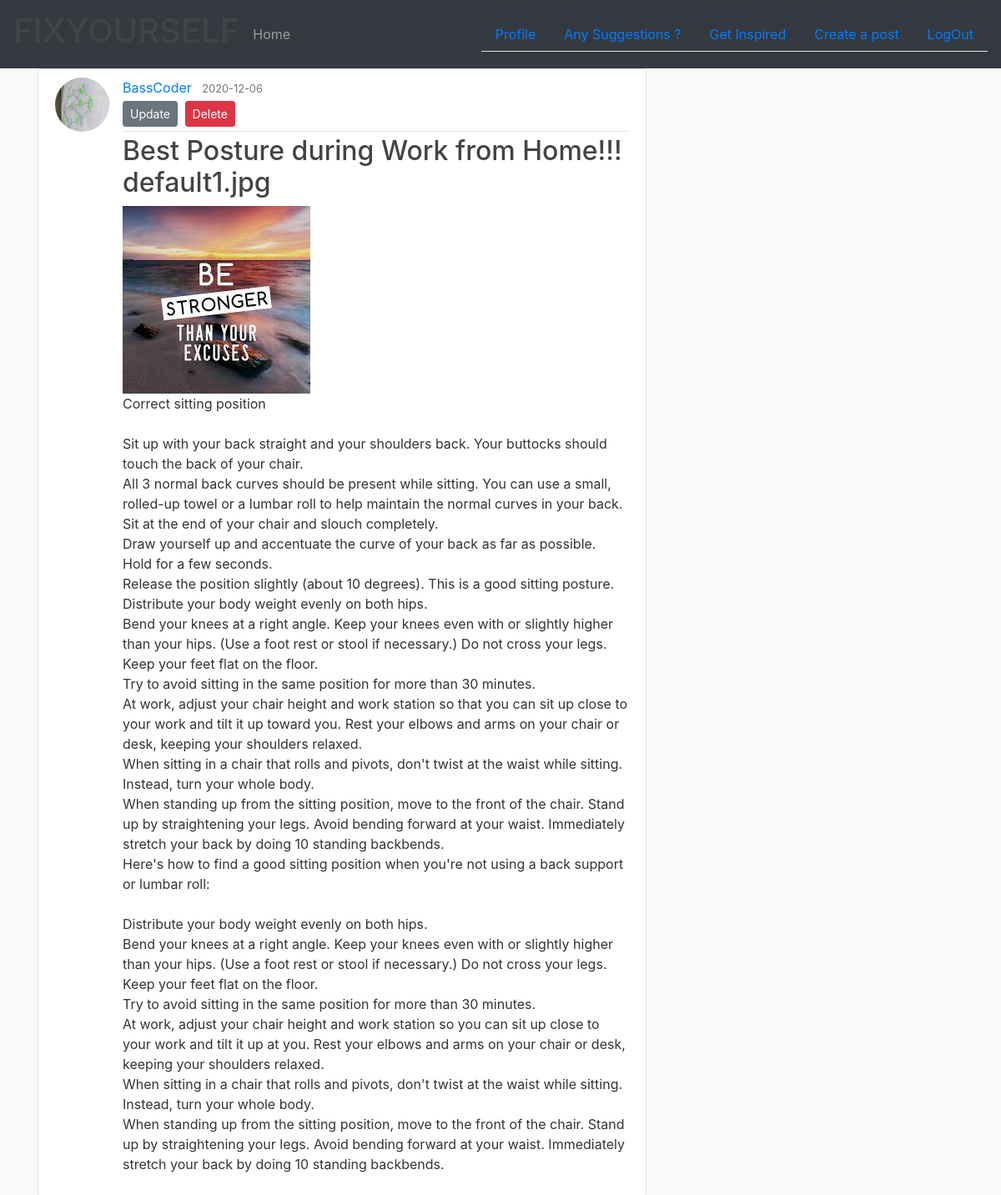
Page /post/2 (signed in) on the earlier database version.
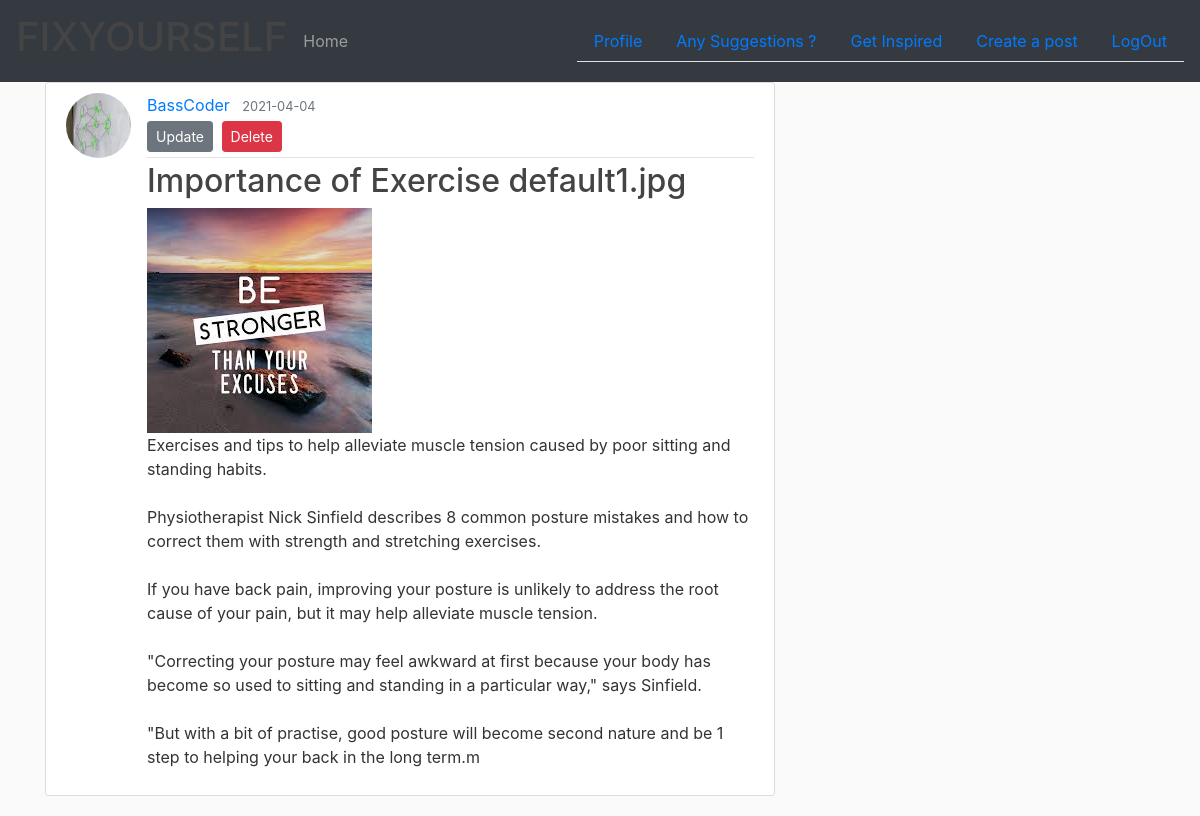
Same page on the later database version.
### se_hackethon_project/models.py (models this page shows, shortened)
class Post(db.Model):
    id = db.Column(db.Integer,primary_key = True)
    title = db.Column(db.String(100),nullable = False)
    date_posted = db.Column(db.DateTime,nullable = False,default = datetime.utcnow)
    content = db.Column(db.Text,nullable=False)
    image_file = db.Column(db.String(20),nullable=False,default = 'default1.jpg')
    user_id = db.Column(db.Integer, db.ForeignKey('user.id'), nullable=False)

### se_hackethon_project/routes.py (the view)
@app.route("/post/<int:post_id>")
def post(post_id):
    post = Post.query.get_or_404(post_id)
    return render_template('post.html', title=post.title, post=post)

### se_hackethon_project/models.py (called while the page is built)
@login_manager.user_loader
def load_user(user_id):
    return User.query.get(int(user_id))

### se_hackethon_project/templates/post.html (shortened to what this page needs)
{% extends 'layout.html' %}
{% block content %}
  <article class="media content-section">
    <img class="rounded-circle article-img" src="{{ url_for('static',filename = 'profile_pics/' + post.author.image_file) }}">
    <div class="media-body">
      <div class="article-metadata">
        <a class="mr-2" href="{{ url_for('user_posts',username=post.author.name) }}">{{ post.author.name }}</a>
        <small class="text-muted">{{ post.date_posted.strftime("%Y-%m-%d") }}</small>
        {% if post.author == current_user %}
          <div class="">
            <a class="btn btn-secondary btn-sm mt-1 mb-1" href="{{ url_for('update_post',post_id = post.id) }}">Update</a>
            <button class="btn btn-danger btn-sm m-1" data-toggle="modal" data-target="#deleteModal" >Delete</button>
          </div>
        {% endif %}
      </div>
      <h2 class="article-title">{{ post.title }} {{post.image_file}}</h2>
      <img src="{{ url_for('static',filename = 'profile_pics/' + post.image_file) }}" alt="Post Picture">
      <p class="article-content">{{ post.content }}</p>
    </div>
  </article>
{% endblock content %}

Differences in the rows shown:
changed Post "default1.jpg": date_posted "2020-12-06" → "2021-04-04"; title "Best Posture during Work from Home!!!" → "Importance of Exercise"; content "Correct sitting position Sit up with your back straight and your shoulders back. Your buttocks should touch the back of your chair. All 3 normal back curves should be present while sitting. You can use a small, rolled-up towel or a lumbar roll to help maintain the normal curves in your back. Sit at the end of your chair and slouch completely. Draw yourself up and accentuate the curve of your back as far as possible. Hold for a few seconds. Release the position slightly (about 10 degrees). This is a good sitting posture. Distribute your body weight evenly on both hips. Bend your knees at a right angle. Keep your knees even with or slightly higher than your hips. (Use a foot rest or stool if…" → "Exercises and tips to help alleviate muscle tension caused by poor sitting and standing habits. Physiotherapist Nick Sinfield describes 8 common posture mistakes and how to correct them with strength and stretching exercises. If you have back pain, improving your posture is unlikely to address the root cause of your pain, but it may help alleviate muscle tension. \"Correcting your posture may feel awkward at first because your body has become so used to sitting and standing in a particular way,\" says Sinfield. \"But with a bit of practise, good posture will become second nature and be 1 step to helping your back in the long term.m"
